Frame 1 (no input): blank canvas, image omitted
Frame 60 (no input): blank canvas, image omitted
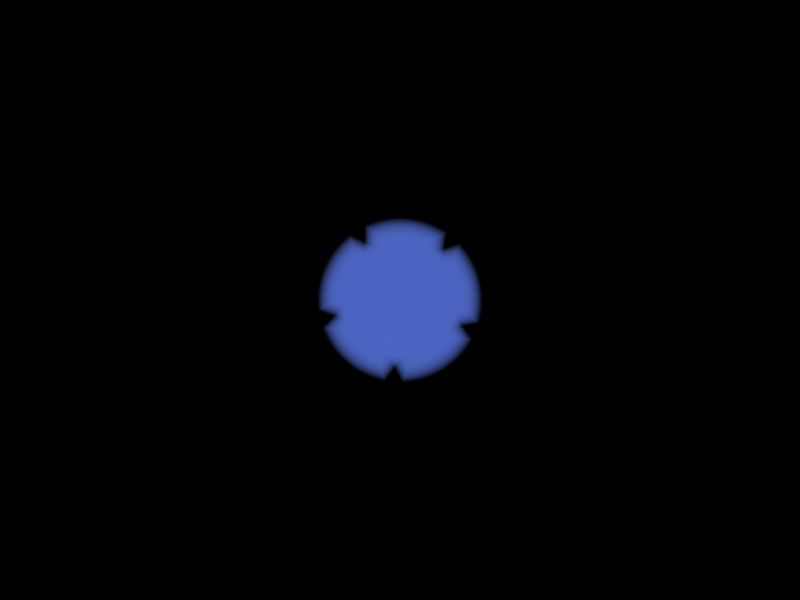
Frame 120 (the mouse pressed at the canvas centre since frame 60)

The p5.js sketch whose frames 1 and 60 were blank and that drew this single picture after the mouse press (run headless with seeded random() and noise() and a simulated clock; from frame 60 on, the mouse is pressed at the canvas centre):

// p5.js sketch
// ── sketch.js
//Simple star drawing code
//Written by Vittoria Ventura, 2020 / vittoriaventura.vv@gmail.com


function setup() {

  createCanvas(displayWidth, displayHeight);
  frameRate(60);
  background(0);
  smooth();

}

function draw() {
  //Set mouse position as centre of drawing
  translate(mouseX, mouseY);

  //Determine different values to r,g,b
  //Map the values that will be used for fill
  
  //r,g,b set for 1st gradient:
  let r = map(mouseY,0,windowHeight,1,255);
  let g = map(mouseX,0,windowHeight,1,255);
  let b = map(mouseY,0,windowWidth,255,1);
  
  //Determine default fill for stars   
  //Combine the mapped r,g,b values to create a gradient
  fill(r, g, b, 50);
  noStroke();

  //Create different sets of r,g,b mappings 
  //Each set is a new gradient
  
  //r,g,b set for 2nd gradient:
  let r2 = map(mouseY, 0, displayHeight, 255,1);
  let g2 = map(mouseX, 0, displayHeight, 1, 255);
  let b2 = map(mouseY, 0, displayHeight, 1, 255);
  
  //r,g,b set for 3rd gradient:
  let r3 = map(mouseY, 0, displayHeight, 255,1);
  let g3 = map(mouseY, 0, displayHeight, 1, 255);
  let b3 = map(mouseX, 0, displayHeight, 1, 255);
  
  //r,g,b set for 4th gradient:
  let r4 = map(mouseY, 0, displayHeight, 255, 1);
  let g4 = map(mouseX, 0, displayWidth, 1, 255);
  let b4 = map(mouseX, 0, displayHeight, 255, 1);
  
  //r,g,b set for 5th gradient:
  let r5 = map(mouseY, 0, displayHeight, 1, 255);
  let g5 = map(mouseX, 0, displayWidth, 1, 255);
  let b5 = map(mouseY, 0, displayHeight, 255, 1);
  //r,g,b set for 6th gradient:
  let r6 = map(mouseY, 0, displayHeight, 255,1);
  let g6 = map(mouseY, 0, displayHeight, 1, 255);
  let b6 = map(mouseY, 0, displayHeight, 1, 255);
  //r,g,b set for 7th gradient:
  let r7 = map(mouseY, 0, displayHeight, 1, 255);
  let g7 = map(mouseY, 0, displayHeight, 255, 1);
  let b7 = map(mouseY, 0, displayHeight, 1, 255);
  //r,g,b set for 8th gradient:
  let r8 = map(mouseY, 0, displayHeight, 1, 255);
  let g8 = map(mouseX, 0, displayWidth, 255, 1);
  let b8 = map(mouseY, 0, displayWidth, 255, 1);
  //r,g,b set for 9th gradient:
  let r9 = map(mouseY, 0, displayHeight, 1, 255);
  let g9 = map(mouseY, 0, displayHeight, 1, 255);
  let b9 = map(mouseY, 0, displayHeight, 255, 1);
  


  //If certain key is pressed, change fill
  //Each number key corresponds to a different fill
  if (key === "1") {
    fill(r, g, b, 50);
    noStroke();


  } else if (key === "2") {
    fill(r2, g2, b2, 50);
    noStroke();
  } else if (key === "3") {
    fill(r3, g3, b3, 50);
    noStroke();
  } else if (key === "4") {
    fill(r4, g4, b4, 50);
    noStroke();
  } else if (key === "5") {
    fill(r5, g5, b5, 50);
    noStroke();
  } else if (key === "6") {
    fill(r6, g6, b6, 50);
    noStroke();
  } else if (key === "7") {
    fill(r7, g7, b7, 50);
    noStroke();
  } else if (key === "8") {
    fill(r8, g8, b8, 50);
    noStroke();
  } else if (key === "9") {
    fill(r9, g9, b9, 50);
    noStroke();
    
    //The "0" key corresponds to a special option
    //No fill, just white stroke
  } else if (key === "0") {
    stroke(255, 50)
    noFill()
    strokeWeight(2)
  } 
   //If spacebar is pressed, clear canvas
   //
  if (keyCode === 32) {
    createCanvas(displayWidth, displayHeight);
      background(0);
  } 
  
  //If mouse is pressed draw star
  if (mouseIsPressed) {
    
  //Map size of star
  //Size is small at top, large at bottom
    let size = map(mouseY, 0, windowWidth, 10, 300)
    
  //Set the number of points in a star to 5  
    p = 5;
  //Determine measuraments for the star   
    star(0, 0, size / 2, size, p);

  }

}
//Star Shape Function
function star(x, y, radius1, radius2, npoints) {
  let angle = TWO_PI / npoints;
  let halfAngle = angle / 2.0;
  beginShape(); 
  for (let a = 0; a < TWO_PI; a += angle) {
    let sx = x + cos(a) * radius2;
    let sy = y + sin(a) * radius2;
    vertex(sx, sy);
    sx = x + cos(a + halfAngle) * radius1;
    sy = y + sin(a + halfAngle) * radius1;
    vertex(sx, sy);
  }
  //Make star rotate
  rotate(radians(frameCount + mouseX));
  endShape(CLOSE);
}
